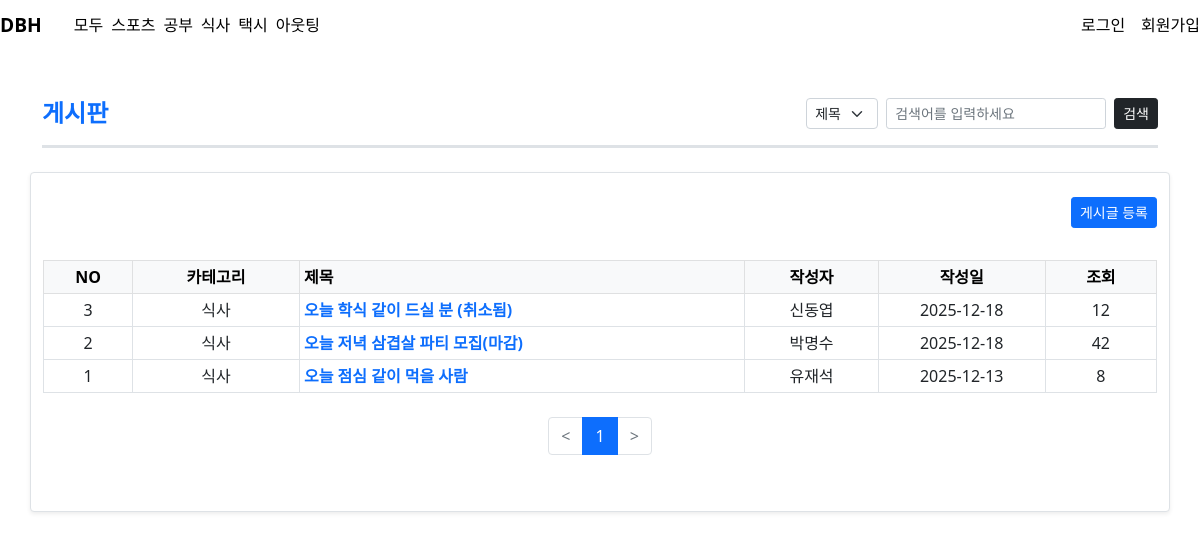
The app's page /src/index/index.php?cr=3 with its own data.
### tables this page shows
CREATE TABLE board (
    board_id INT PRIMARY KEY AUTO_INCREMENT,
    fk_member_id INT NOT NULL,
    fk_activity_id INT,
    title VARCHAR(100) NOT NULL,
    content TEXT NOT NULL,
    reg_date DATETIME NOT NULL DEFAULT CURRENT_TIMESTAMP,
    modify_date DATETIME,
    real_yn TINYINT NOT NULL,
    hits INT,
    isDiffSelect TINYINT,
    FOREIGN KEY (fk_member_id) REFERENCES members(member_id) ON DELETE CASCADE,
    FOREIGN KEY (fk_activity_id) REFERENCES activity(activity_id) ON DELETE CASCADE
);

### src/index/index.php (the view, shortened to what this page needs)
<?php
include("../../inc/head.php");
$p = isset($_GET['p']) ? $_GET['p'] : 1;
$keyFiled = isset($_GET['keyFiled']) ? $_GET['keyFiled'] : "";
$keyWord = isset($_GET['keyWord']) ? $_GET['keyWord'] : "";
$where = '';
if($keyFiled != ""){
    $where = ' AND ' . $keyFiled.' like "%'.$keyWord.'%"';
}else{
    $where = ' ';
}
$baseWhere = ' 1=1';
$cr = isset($_GET['cr']) ? $_GET['cr'] : false;
$bind = array();
if($cr){
    $baseWhere .= " AND bc.fk_category_id = ? ";
    $sql = "
    SELECT b.*, m.user_name, c.*
    FROM board b
        inner join members m on b.fk_member_id = m.member_id
        inner join board_categories bc on bc.fk_board_id = b.board_id
        INNER JOIN categories c ON bc.fk_category_id = c.category_id
	WHERE". $baseWhere . $where . ' GROUP BY b.board_id, m.user_name';
    $orderBy = 'ORDER BY board_id DESC';
    $bind = array('fk_category_id' => $cr);
}
list($rows,$cnt,$navi) = PAGE($sql, $bind, 10, $orderBy, '');
$cnt = $cnt - (($p-1) * 10);
?>
<section>
    <div class="container my-5">
        <div class="row justify-content-center mb-4">
            <div class="col-12">
                <header class="d-flex justify-content-between align-items-center pb-3 border-bottom border-3">
                    <h4 class="fs-4 fw-bold text-primary mb-0">게시판</h4>
                    <form method="get" class="d-flex align-items-center">
                        <div class="d-flex gap-2">
                            <select name="keyFiled" class="form-select form-select-sm w-auto">
                                <option value="title" <?=$keyFiled == "title"? "selected":""?>>제목</option>
                            </select>
                            <input type="text" name="keyWord" class="form-control form-control-sm" value="<?=$keyWord?>" placeholder="검색어를 입력하세요">
                            <button class="btn btn-dark btn-sm d-flex align-items-center">검색</button>
                        </div>
                    </form>
                </header>
            </div>
        </div>
        <div class="row">
            <div class="col-12 py-4 bg-white border rounded shadow-sm">
                <div class="d-flex justify-content-end mb-3">
                    <a href="../Board/board_write.php?<?=reset_GET('p')."&p=$p"?>" class="btn btn-primary btn-sm">게시글 등록</a>
                </div>
                <div class="py-3">
                    <div class="table-responsive">
                        <table class="table table-bordered table-hover table-sm">
                            <thead class="table-light">
                            <tr class="fw-bold">
                                <th class="text-center" style="width: 8%;">NO</th>
                                <th class="text-center" style="width: 15%;">카테고리</th>
                                <th class="text-start">제목</th> <th class="text-center" style="width: 12%;">작성자</th>
                                <th class="text-center" style="width: 15%;">작성일</th>
                                <th class="text-center" style="width: 10%;">조회</th>
                            </tr>
                            </thead>
                            <tbody>
                            <?php
                            if(empty($rows[0])){
                            ?>
                            <?php
                            }else{
                            foreach ($rows as $row):
                                $board_id = $row['board_id'];
                                $sql = "SELECT * FROM board_categories
                                        inner join categories on category_id = fk_category_id
                                        WHERE fk_board_id = $board_id ";
                                $Crow=A($sql, '' , '');
                                $category_names = array_column($Crow, 'category_name');
                                $category = implode(', ', $category_names);
                                ?>
                                <tr>
                                    <td class="text-center"><?=$cnt?></td>
                                    <td class="text-center"><?=$category?>  </td>
                                    <td class="text-start"><a href="../Board/board_write.php?board_id=<?=$board_id?>&toIndex=1" class="text-decoration-none text-primary fw-bold"><?=$row['title']?></td></a>
                                    <td class="text-center"><?=$row['user_name']?></td>
                                    <td class="text-center"><?=substr($row['reg_date'],0,10)?></td>
                                    <td class="text-center"><?=$row['hits']?:0?></td>
                                </tr>
                            <?php $cnt--; endforeach;}?>
                            </tbody>
                        </table>
                    </div>
                    <div class="d-flex justify-content-center pt-2">
                        <?= $navi;?>
                    </div>
                </div>
            </div>
        </div>
    </div>
</section>
<?php
include("../../inc/footer.php");
?>

### css/main.style.css (style rules this page uses)
body { margin: 0; }
header button { flex-shrink: 0; min-width: fit-content; white-space: nowrap; }

### records on screen
board: category "식사", title "오늘 학식 같이 드실 분 (취소됨)", user_name "신동엽", reg_date "2025-12-18", hits "12"
board: category "식사", title "오늘 저녁 삼겹살 파티 모집(마감)", user_name "박명수", reg_date "2025-12-18", hits "42"
board: category "식사", title "오늘 점심 같이 먹을 사람", user_name "유재석", reg_date "2025-12-13", hits "8"
